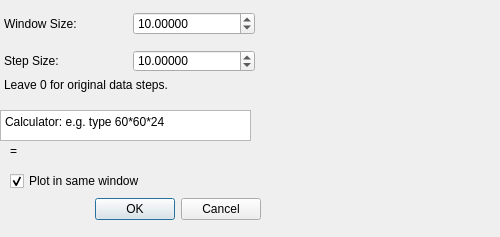
<?xml version="1.0" encoding="UTF-8"?>
<ui version="4.0">
 <class>Movfise</class>
 <widget class="QDialog" name="Movfise">
  <property name="geometry">
   <rect>
    <x>0</x>
    <y>0</y>
    <width>500</width>
    <height>237</height>
   </rect>
  </property>
  <property name="maximumSize">
   <size>
    <width>500</width>
    <height>300</height>
   </size>
  </property>
  <property name="windowTitle">
   <string>moving filter settings</string>
  </property>
  <widget class="QTextBrowser" name="textBrowser">
   <property name="geometry">
    <rect>
     <x>270</x>
     <y>10</y>
     <width>221</width>
     <height>221</height>
    </rect>
   </property>
   <property name="styleSheet">
    <string notr="true">background-color: rgba(255, 255, 255, 0);</string>
   </property>
  </widget>
  <widget class="QWidget" name="layoutWidget">
   <property name="geometry">
    <rect>
     <x>4</x>
     <y>50</y>
     <width>251</width>
     <height>42</height>
    </rect>
   </property>
   <layout class="QGridLayout" name="gridLayout">
    <item row="0" column="0">
     <widget class="QLabel" name="label_2">
      <property name="text">
       <string>Step Size:</string>
      </property>
     </widget>
    </item>
    <item row="0" column="1">
     <widget class="QDoubleSpinBox" name="stepsize_spinbox">
      <property name="locale">
       <locale language="English" country="UnitedKingdom"/>
      </property>
      <property name="decimals">
       <number>5</number>
      </property>
      <property name="maximum">
       <double>999999999.000000000000000</double>
      </property>
      <property name="value">
       <double>10.000000000000000</double>
      </property>
     </widget>
    </item>
    <item row="1" column="0" colspan="2">
     <widget class="QLabel" name="label_3">
      <property name="text">
       <string>Leave 0 for original data steps.</string>
      </property>
     </widget>
    </item>
   </layout>
  </widget>
  <widget class="QWidget" name="layoutWidget">
   <property name="geometry">
    <rect>
     <x>10</x>
     <y>170</y>
     <width>251</width>
     <height>52</height>
    </rect>
   </property>
   <layout class="QGridLayout" name="gridLayout_3">
    <item row="0" column="0">
     <widget class="QCheckBox" name="same_checkbox">
      <property name="text">
       <string>Plot in same window</string>
      </property>
      <property name="checked">
       <bool>true</bool>
      </property>
     </widget>
    </item>
    <item row="1" column="0">
     <widget class="QDialogButtonBox" name="buttonBox">
      <property name="orientation">
       <enum>Qt::Horizontal</enum>
      </property>
      <property name="standardButtons">
       <set>QDialogButtonBox::Cancel|QDialogButtonBox::Ok</set>
      </property>
     </widget>
    </item>
   </layout>
  </widget>
  <widget class="QWidget" name="layoutWidget">
   <property name="geometry">
    <rect>
     <x>4</x>
     <y>12</y>
     <width>251</width>
     <height>24</height>
    </rect>
   </property>
   <layout class="QGridLayout" name="gridLayout_2">
    <item row="0" column="0">
     <widget class="QLabel" name="label">
      <property name="text">
       <string>Window Size:</string>
      </property>
     </widget>
    </item>
    <item row="0" column="1">
     <widget class="QDoubleSpinBox" name="size_spinbox">
      <property name="locale">
       <locale language="English" country="UnitedKingdom"/>
      </property>
      <property name="decimals">
       <number>5</number>
      </property>
      <property name="maximum">
       <double>999999999.990000009536743</double>
      </property>
      <property name="value">
       <double>10.000000000000000</double>
      </property>
     </widget>
    </item>
   </layout>
  </widget>
  <widget class="QPlainTextEdit" name="calculatorPlainTextEdit">
   <property name="geometry">
    <rect>
     <x>0</x>
     <y>110</y>
     <width>251</width>
     <height>31</height>
    </rect>
   </property>
   <property name="plainText">
    <string>Calculator: e.g. type 60*60*24</string>
   </property>
  </widget>
  <widget class="QLabel" name="calculatorOutput">
   <property name="geometry">
    <rect>
     <x>10</x>
     <y>140</y>
     <width>241</width>
     <height>21</height>
    </rect>
   </property>
   <property name="text">
    <string>= </string>
   </property>
  </widget>
  <zorder>layoutWidget</zorder>
  <zorder>layoutWidget</zorder>
  <zorder>layoutWidget</zorder>
  <zorder>textBrowser</zorder>
  <zorder>calculatorPlainTextEdit</zorder>
  <zorder>calculatorOutput</zorder>
 </widget>
 <resources/>
 <connections>
  <connection>
   <sender>buttonBox</sender>
   <signal>accepted()</signal>
   <receiver>Movfise</receiver>
   <slot>accept()</slot>
   <hints>
    <hint type="sourcelabel">
     <x>248</x>
     <y>254</y>
    </hint>
    <hint type="destinationlabel">
     <x>157</x>
     <y>274</y>
    </hint>
   </hints>
  </connection>
  <connection>
   <sender>buttonBox</sender>
   <signal>rejected()</signal>
   <receiver>Movfise</receiver>
   <slot>reject()</slot>
   <hints>
    <hint type="sourcelabel">
     <x>316</x>
     <y>260</y>
    </hint>
    <hint type="destinationlabel">
     <x>286</x>
     <y>274</y>
    </hint>
   </hints>
  </connection>
 </connections>
</ui>
